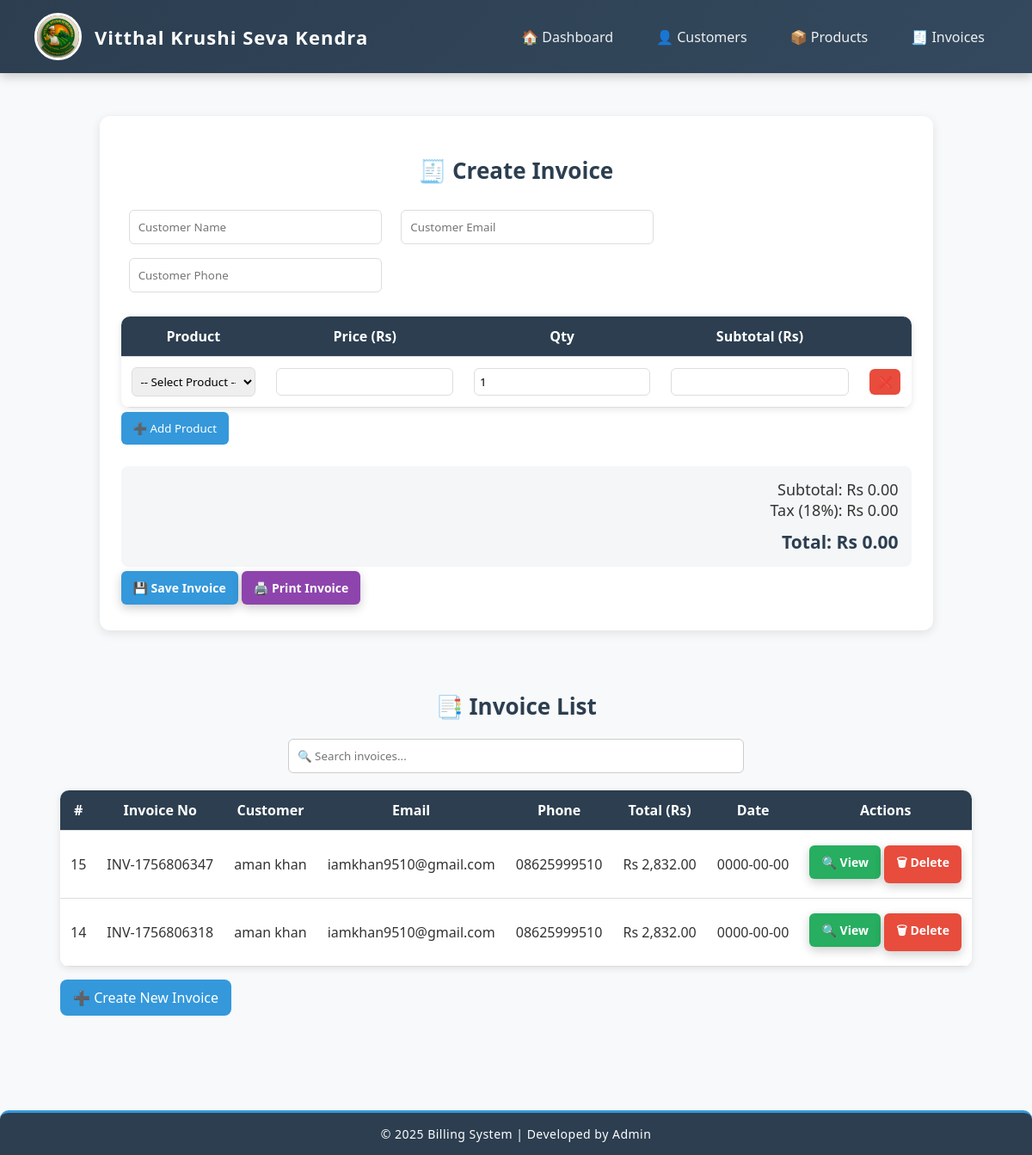
/invoices.php, run on the app's committed database.
### tables this page shows
CREATE TABLE `invoices` (
  `id` int(11) NOT NULL,
  `invoice_number` varchar(50) DEFAULT NULL,
  `customer_name` varchar(100) DEFAULT NULL,
  `customer_email` varchar(100) NOT NULL,
  `customer_phone` varchar(20) DEFAULT 'CURRENT_DATE',
  `invoice_date` date NOT NULL,
  `total` decimal(10,2) DEFAULT NULL
);

### invoices.php (the view, shortened to what this page needs)
<?php
include "header.php";
?>
<!DOCTYPE html>
<html lang="en">
<head>
  <link rel="stylesheet" href="styles.css">
</head>
<body>
<main class="invoice-container">
  <h2>🧾 Create Invoice</h2>
  <form id="invoiceForm" method="POST" action="save_invoice.php">
    <div class="customer-info">
      <input type="text" name="customer_name" placeholder="Customer Name" required>
      <input type="email" name="customer_email" placeholder="Customer Email">
      <input type="text" name="customer_phone" placeholder="Customer Phone">
    </div>
    <table id="invoiceTable">
      <thead>
        <tr>
          <th>Product</th>
          <th>Price (Rs)</th>
          <th>Qty</th>
          <th>Subtotal (Rs)</th>
          <th></th>
        </tr>
      </thead>
      <tbody id="invoiceBody">
        <tr>
          <td>
            <select name="product_id[]" class="product-select" required>
              <option value="">-- Select Product --</option>
            </select>
          </td>
          <td><input type="text" name="price[]" class="price" readonly></td>
          <td><input type="number" name="qty[]" class="qty" min="1" value="1"></td>
          <td><input type="text" name="subtotal[]" class="subtotal" readonly></td>
          <td><button type="button" class="remove-row">❌</button></td>
        </tr>
      </tbody>
    </table>
    <button type="button" id="addRow">➕ Add Product</button>
    <div class="totals">
      <p>Subtotal: Rs <span id="subTotal">0.00</span></p>
      <p>Tax (18%): Rs <span id="tax">0.00</span></p>
      <h3>Total: Rs <span id="grandTotal">0.00</span></h3>
    </div>
    <button type="submit" class="btn">💾 Save Invoice</button>
    <button type="button" onclick="window.print()" class="btn print-btn">🖨️ Print Invoice</button>
  </form>
</main>
<?php
include("db.php");
$sql = "SELECT * FROM invoices ORDER BY id DESC";
$result = $conn->query($sql);
?>
<!DOCTYPE html>
<html lang="en">
<head>
  <link rel="stylesheet" href="invoices.css">
</head>
<body>
  <div class="container">
    <h2>📑 Invoice List</h2>
    <input type="text" id="searchInput" onkeyup="searchTable()" placeholder="🔍 Search invoices...">
    <table id="invoiceTable" data-sort-dir="asc">
      <thead>
        <tr>
          <th onclick="sortTable(0)">#</th>
          <th onclick="sortTable(1)">Invoice No</th>
          <th onclick="sortTable(2)">Customer</th>
          <th>Email</th>
          <th>Phone</th>
          <th onclick="sortTable(5)">Total (Rs)</th>
          <th onclick="sortTable(6)">Date</th>
          <th>Actions</th>
        </tr>
      </thead>
      <tbody>
      <?php if ($result->num_rows > 0): ?>
        <?php while($row = $result->fetch_assoc()): ?>
          <tr>
            <td><?php echo $row['id']; ?></td>
            <td><?php echo $row['invoice_number']; ?></td>
            <td><?php echo $row['customer_name']; ?></td>
            <td><?php echo $row['customer_email']; ?></td>
            <td><?php echo $row['customer_phone']; ?></td>
            <td>Rs <?php echo number_format($row['total'], 2); ?></td>
            <td><?php echo $row['invoice_date']; ?></td>
            <td>
              <a href="view_invoice.php?id=<?php echo $row['id']; ?>" class="btn btn-view">🔍 View</a>
              <a href="invoices.php?delete=<?php echo $row['id']; ?>" class="btn btn-delete" onclick="return confirm('Delete this invoice?')">🗑 Delete</a>
            </td>
          </tr>
        <?php endwhile; ?>
      <?php else: ?>
        <tr><td colspan="8">No invoices found.</td></tr>
      <?php endif; ?>
      </tbody>
    </table>
    <a href="invoices.php" class="btn-create">➕ Create New Invoice</a>
  </div>
</body>
</html>
<?php include "footer.php"; ?>
</body>
</html>

### styles.css (style rules this page uses)
* { margin: 0; padding: 0; box-sizing: border-box; font-family: "Segoe UI", Tahoma, Geneva, Verdana, sans-serif; }
body { background: #f7f9fc; color: #333; }
main { padding: 30px; }
.btn { text-decoration: none; background: #1abc9c; color: #fff; padding: 12px 20px; border-radius: 10px; font-size: 16px; font-weight: 600; transition: all 0.3s ease; display: inline-flex; align-items: center; gap: 8px; box-shadow: 0 4px 12px rgba(0,0,0,0.2); }
.container { max-width: 1100px; margin: 30px auto; padding: 20px; }
.btn { padding: 8px 14px; border: none; border-radius: 8px; font-size: 14px; cursor: pointer; text-decoration: none; transition: all 0.3s; display: inline-block; }
body { font-family: Arial, sans-serif; margin: 0; padding: 0; background: #f8f9fa; color: #333; }
.btn { background: #3498db; color: white; padding: 10px 15px; border: none; border-radius: 6px; cursor: pointer; transition: 0.3s; }
h2 { text-align: center; margin: 20px 0; font-size: 26px; color: #2c3e50; }
.invoice-container { width: 85%; margin: 20px auto; background: #fff; padding: 25px; border-radius: 12px; box-shadow: 0 3px 12px rgba(0, 0, 0, 0.1); }
.customer-info input { width: 32%; padding: 10px; margin: 8px 1%; border: 1px solid #ddd; border-radius: 6px; }
#invoiceTable { width: 100%; border-collapse: collapse; margin-top: 20px; background: #fff; box-shadow: 0 2px 8px rgba(0,0,0,0.1); border-radius: 10px; overflow: hidden; }
#invoiceTable th, #invoiceTable td { padding: 12px; text-align: center; border-bottom: 1px solid #ddd; }
#invoiceTable th { background: #2c3e50; color: #fff; cursor: pointer; }
.product-select, .price, .qty, .subtotal { width: 100%; padding: 6px; border: 1px solid #ddd; border-radius: 6px; }
.btn, #addRow { background: #3498db; color: #fff; padding: 10px 14px; border: none; border-radius: 6px; cursor: pointer; margin: 5px 0; transition: 0.3s; }
.remove-row { background: #e74c3c; border: none; padding: 6px 10px; border-radius: 6px; color: #fff; cursor: pointer; transition: 0.3s; }
.btn-view { background: #27ae60; }
.btn-delete { background: #e74c3c; }
.btn-create { display: inline-block; background: #3498db; color: #fff; padding: 10px 15px; border-radius: 8px; text-decoration: none; transition: 0.3s; margin-top: 15px; }
.print-btn { background: #8e44ad; }
.totals { margin-top: 20px; padding: 15px; background: #f4f6f7; border-radius: 8px; text-align: right; font-size: 18px; }
.totals h3 { margin-top: 10px; color: #2c3e50; }
#searchInput { width: 50%; padding: 10px; margin: 15px auto; display: block; border: 1px solid #ccc; border-radius: 6px; }

### invoices.css (style rules this page uses)
h2 { text-align: center; margin: 20px 0; font-size: 26px; color: #2c3e50; }
.invoice-container { width: 85%; margin: 20px auto; background: #fff; padding: 25px; border-radius: 12px; box-shadow: 0 3px 12px rgba(0, 0, 0, 0.1); }
.customer-info input { width: 32%; padding: 10px; margin: 8px 1%; border: 1px solid #ddd; border-radius: 6px; }
#invoiceTable { width: 100%; border-collapse: collapse; margin-top: 20px; background: #fff; box-shadow: 0 2px 8px rgba(0,0,0,0.1); border-radius: 10px; overflow: hidden; }
#invoiceTable th, #invoiceTable td { padding: 12px; text-align: center; border-bottom: 1px solid #ddd; }
#invoiceTable th { background: #2c3e50; color: #fff; cursor: pointer; }
.product-select, .price, .qty, .subtotal { width: 100%; padding: 6px; border: 1px solid #ddd; border-radius: 6px; }
.btn, #addRow { background: #3498db; color: #fff; padding: 10px 14px; border: none; border-radius: 6px; cursor: pointer; margin: 5px 0; transition: 0.3s; }
.remove-row { background: #e74c3c; border: none; padding: 6px 10px; border-radius: 6px; color: #fff; cursor: pointer; transition: 0.3s; }
.btn-view { background: #27ae60; }
.btn-delete { background: #e74c3c; }
.btn-create { display: inline-block; background: #3498db; color: #fff; padding: 10px 15px; border-radius: 8px; text-decoration: none; transition: 0.3s; margin-top: 15px; }
.print-btn { background: #8e44ad; }
.totals { margin-top: 20px; padding: 15px; background: #f4f6f7; border-radius: 8px; text-align: right; font-size: 18px; }
.totals h3 { margin-top: 10px; color: #2c3e50; }
#searchInput { width: 50%; padding: 10px; margin: 15px auto; display: block; border: 1px solid #ccc; border-radius: 6px; }

### data on the page
invoices: id "15", invoice_number "INV-1756806347", customer_name "aman khan", customer_email "iamkhan9510@gmail.com", customer_phone "08625999510", total "2,832.00", invoice_date "0000-00-00"
invoices: id "14", invoice_number "INV-1756806318", customer_name "aman khan", customer_email "iamkhan9510@gmail.com", customer_phone "08625999510", total "2,832.00", invoice_date "0000-00-00"
